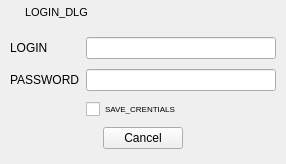
<?xml version="1.0" encoding="UTF-8"?>
<ui version="4.0">
 <class>LoginDialog</class>
 <widget class="QWidget" name="LoginDialog">
  <property name="geometry">
   <rect>
    <x>0</x>
    <y>0</y>
    <width>286</width>
    <height>164</height>
   </rect>
  </property>
  <property name="windowTitle">
   <string>LOGIN_DLG</string>
  </property>
  <property name="windowIcon">
   <iconset resource="../../../Resources/ltorrent.qrc">
    <normaloff>:/icons/app.ico</normaloff>:/icons/app.ico</iconset>
  </property>
  <layout class="QVBoxLayout" name="verticalLayout">
   <property name="spacing">
    <number>0</number>
   </property>
   <property name="leftMargin">
    <number>1</number>
   </property>
   <property name="topMargin">
    <number>1</number>
   </property>
   <property name="rightMargin">
    <number>1</number>
   </property>
   <property name="bottomMargin">
    <number>0</number>
   </property>
   <item>
    <widget class="QWidget" name="titleBar" native="true">
     <property name="minimumSize">
      <size>
       <width>0</width>
       <height>23</height>
      </size>
     </property>
     <property name="maximumSize">
      <size>
       <width>16777215</width>
       <height>23</height>
      </size>
     </property>
     <property name="styleSheet">
      <string notr="true"/>
     </property>
     <layout class="QHBoxLayout" name="horizontalLayout">
      <property name="spacing">
       <number>4</number>
      </property>
      <property name="leftMargin">
       <number>5</number>
      </property>
      <property name="topMargin">
       <number>0</number>
      </property>
      <property name="rightMargin">
       <number>1</number>
      </property>
      <property name="bottomMargin">
       <number>0</number>
      </property>
      <item>
       <widget class="QLabel" name="tbMenu">
        <property name="maximumSize">
         <size>
          <width>15</width>
          <height>15</height>
         </size>
        </property>
        <property name="text">
         <string/>
        </property>
        <property name="pixmap">
         <pixmap resource="../../../Resources/ltorrent.qrc">:/icons/app.ico</pixmap>
        </property>
        <property name="scaledContents">
         <bool>true</bool>
        </property>
       </widget>
      </item>
      <item>
       <widget class="QLabel" name="LTitle">
        <property name="minimumSize">
         <size>
          <width>100</width>
          <height>22</height>
         </size>
        </property>
        <property name="maximumSize">
         <size>
          <width>16777215</width>
          <height>22</height>
         </size>
        </property>
        <property name="font">
         <font>
          <family>Arial</family>
          <pointsize>8</pointsize>
          <weight>50</weight>
          <bold>false</bold>
          <stylestrategy>PreferDefault</stylestrategy>
         </font>
        </property>
        <property name="styleSheet">
         <string notr="true"/>
        </property>
        <property name="text">
         <string>LOGIN_DLG</string>
        </property>
        <property name="textFormat">
         <enum>Qt::AutoText</enum>
        </property>
       </widget>
      </item>
      <item>
       <widget class="QPushButton" name="pbClose">
        <property name="minimumSize">
         <size>
          <width>22</width>
          <height>22</height>
         </size>
        </property>
        <property name="maximumSize">
         <size>
          <width>22</width>
          <height>22</height>
         </size>
        </property>
        <property name="iconSize">
         <size>
          <width>22</width>
          <height>22</height>
         </size>
        </property>
        <property name="flat">
         <bool>true</bool>
        </property>
       </widget>
      </item>
     </layout>
    </widget>
   </item>
   <item>
    <widget class="QWidget" name="m_centralWidget" native="true">
     <layout class="QGridLayout" name="rootContentLayout">
      <item row="4" column="0" colspan="2">
       <widget class="QDialogButtonBox" name="buttonBox">
        <property name="standardButtons">
         <set>QDialogButtonBox::Cancel</set>
        </property>
        <property name="centerButtons">
         <bool>true</bool>
        </property>
       </widget>
      </item>
      <item row="0" column="0">
       <widget class="QLabel" name="label">
        <property name="maximumSize">
         <size>
          <width>16777215</width>
          <height>35</height>
         </size>
        </property>
        <property name="text">
         <string>LOGIN</string>
        </property>
       </widget>
      </item>
      <item row="1" column="1">
       <widget class="QLineEdit" name="passwordEdit">
        <property name="echoMode">
         <enum>QLineEdit::Password</enum>
        </property>
       </widget>
      </item>
      <item row="1" column="0">
       <widget class="QLabel" name="label_2">
        <property name="text">
         <string>PASSWORD</string>
        </property>
       </widget>
      </item>
      <item row="0" column="1">
       <widget class="QLineEdit" name="loginEdit"/>
      </item>
      <item row="3" column="1">
       <widget class="QCheckBox" name="saveCredentialsCheckBox">
        <property name="font">
         <font>
          <pointsize>6</pointsize>
         </font>
        </property>
        <property name="text">
         <string>SAVE_CRENTIALS</string>
        </property>
       </widget>
      </item>
     </layout>
    </widget>
   </item>
  </layout>
 </widget>
 <resources>
  <include location="../../../Resources/ltorrent.qrc"/>
  <include location="../../../Resources/ltorrent.qrc"/>
 </resources>
 <connections>
  <connection>
   <sender>buttonBox</sender>
   <signal>accepted()</signal>
   <receiver>LoginDialog</receiver>
   <slot>OnAccepted()</slot>
   <hints>
    <hint type="sourcelabel">
     <x>295</x>
     <y>327</y>
    </hint>
    <hint type="destinationlabel">
     <x>272</x>
     <y>173</y>
    </hint>
   </hints>
  </connection>
  <connection>
   <sender>buttonBox</sender>
   <signal>rejected()</signal>
   <receiver>LoginDialog</receiver>
   <slot>close()</slot>
   <hints>
    <hint type="sourcelabel">
     <x>295</x>
     <y>327</y>
    </hint>
    <hint type="destinationlabel">
     <x>272</x>
     <y>173</y>
    </hint>
   </hints>
  </connection>
 </connections>
 <slots>
  <slot>MountSelectedFILE()</slot>
  <slot>OnAccepted()</slot>
 </slots>
</ui>
